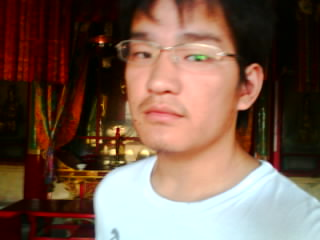
#> input picture 100/1.jpg, 320 x 240 px
$ python image.py
#> lines starting #> are read from the running program, lines starting #| are printed output that depends on the picture
#!/usr/bin/python
# -*- coding: UTF-8 -*-
__author__ = 'water'
import Image
image = Image.open("1.jpg")
#> image is the input picture: PIL image 320x240 RGB; mean R, G, B 118.2, 92, 78.1
image.thumbnail((32,32))
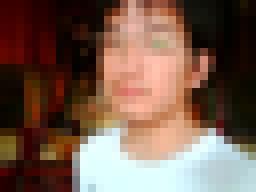
#> image: PIL image 32x24 RGB (shown 8 times larger); mean R, G, B 118.2, 92, 78
image.show()

$ run again, with 100/2.jpg copied over 100/1.jpg
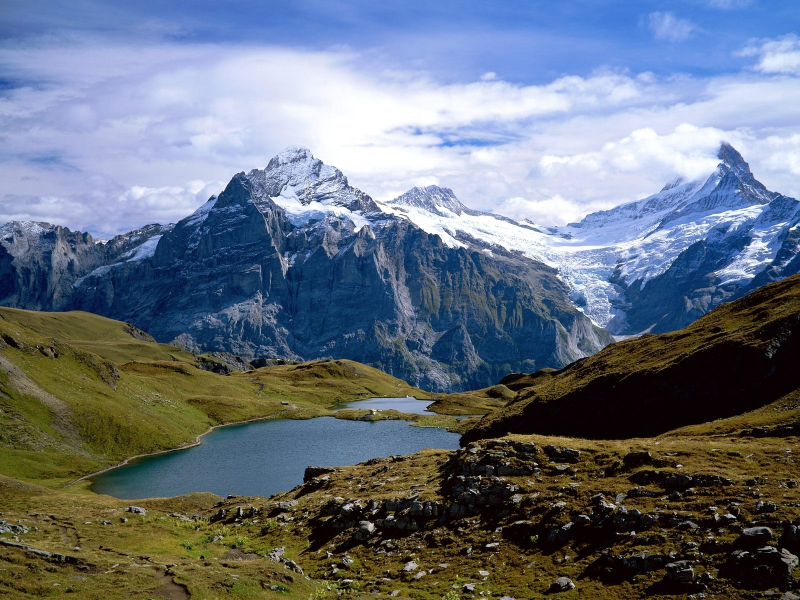
#> input picture 100/2.jpg, 1600 x 1200 px (shown at 1/2 size)
#> image is the input picture: PIL image 1600x1200 RGB; mean R, G, B 103.4, 113, 125.7
#> `image.thumbnail((32,32))`:
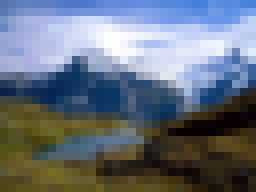
#> image: PIL image 32x24 RGB (shown 8 times larger); mean R, G, B 103.4, 113.1, 125.7

$ run again, with 100/3.jpg copied over 100/1.jpg
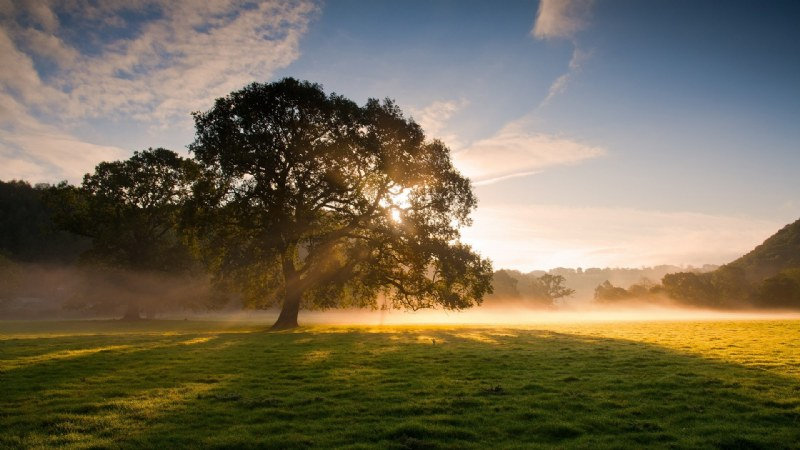
#> input picture 100/3.jpg, 800 x 450 px
#> image is the input picture: PIL image 800x450 RGB; mean R, G, B 116.3, 106.7, 84.1
#> `image.thumbnail((32,32))`:
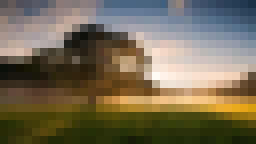
#> image: PIL image 32x18 RGB (shown 8 times larger); mean R, G, B 116.3, 106.7, 84.1

$ run again, with 100/4.jpg copied over 100/1.jpg
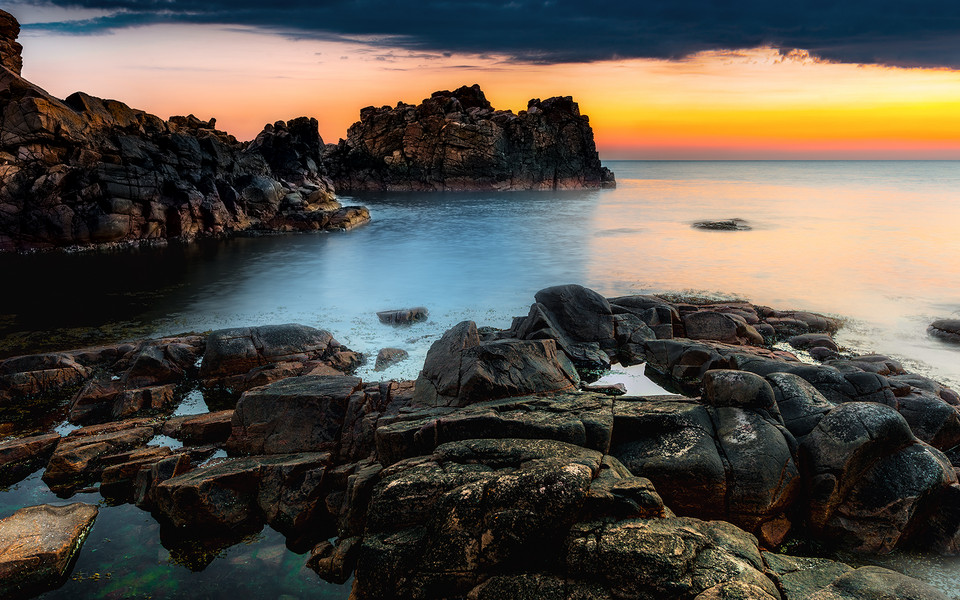
#> input picture 100/4.jpg, 960 x 600 px
#> image is the input picture: PIL image 960x600 RGB; mean R, G, B 88.8, 82.5, 73.8
#> `image.thumbnail((32,32))`:
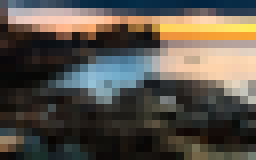
#> image: PIL image 32x20 RGB (shown 8 times larger); mean R, G, B 88.6, 82.5, 73.9
